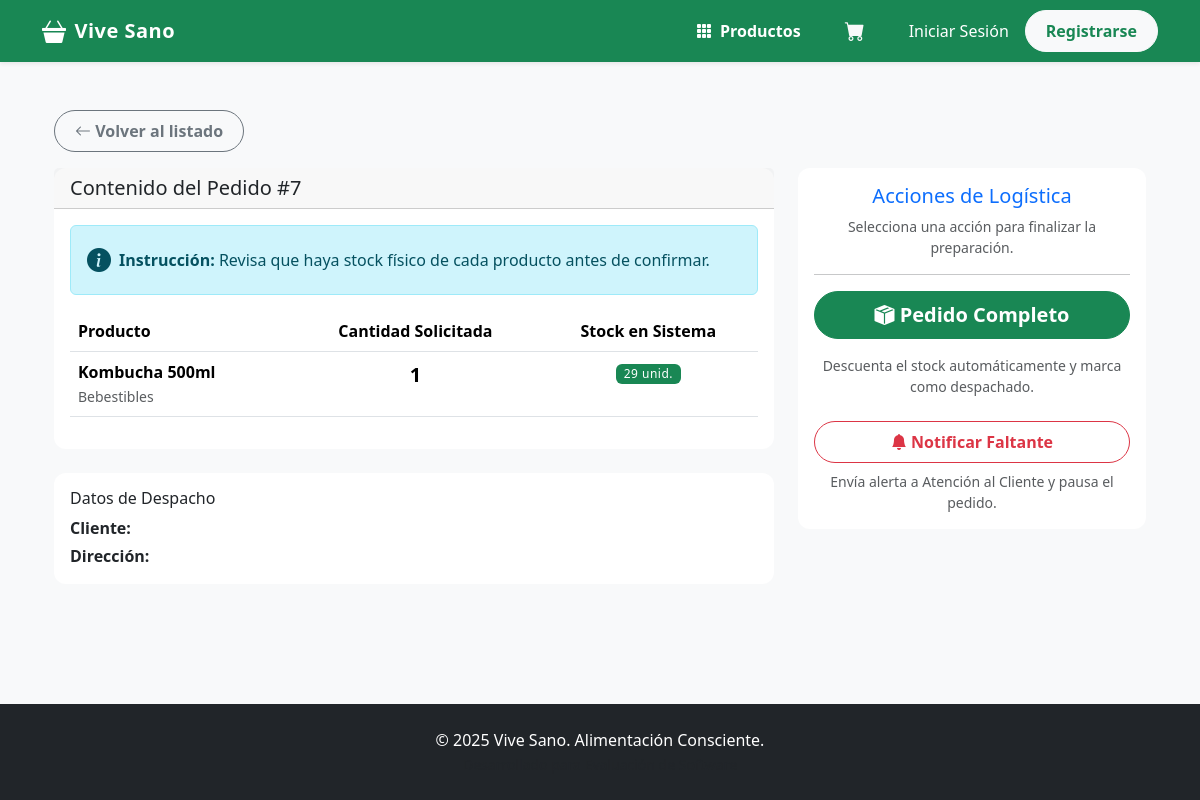
The page /gestion/logistica/preparar/7/ on the database its author committed.
### gestion/models.py (models this page shows, shortened)
class Pedido(models.Model):
    ESTADO_CHOICES = [
        ('Pendiente', 'Pendiente'),
        ('En Preparacion', 'En Preparación'),
        ('En Espera Faltante', 'En espera por faltante'), # [cite: 339]
        ('Despachado', 'Despachado'),
        ('Entregado', 'Entregado'),
        ('Cancelado', 'Cancelado'),
    ]
    cliente = models.ForeignKey(Cliente, on_delete=models.SET_NULL, null=True, blank=True)
    fecha = models.DateTimeField(auto_now_add=True)
    total = models.DecimalField(max_digits=10, decimal_places=2, default=0.00)
    estado = models.CharField(max_length=20, choices=ESTADO_CHOICES, default='Pendiente')

class DetallePedido(models.Model):
    pedido = models.ForeignKey(Pedido, related_name='detalles', on_delete=models.CASCADE)
    producto = models.ForeignKey(Producto, on_delete=models.PROTECT) # Evita borrar producto si está en un pedido
    cantidad = models.IntegerField(default=1)
    precio_unitario = models.DecimalField(max_digits=10, decimal_places=2)

class Producto(models.Model):
    nombre = models.CharField(max_length=100)
    descripcion = models.TextField(blank=True, null=True)
    precio = models.DecimalField(max_digits=10, decimal_places=2) # Usamos Decimal para dinero
    stock = models.IntegerField(default=0)
    categoria = models.CharField(max_length=50, blank=True)
    imagen = models.ImageField(upload_to='productos/', null=True, blank=True)

### gestion/views.py (the view)
# urls.py: path('logistica/preparar/<int:pedido_id>/', views.preparar_pedido, name='preparar_pedido'),
def preparar_pedido(request, pedido_id):
    pedido = get_object_or_404(Pedido, id=pedido_id)
    if pedido.estado == 'Pendiente':
        pedido.estado = 'En Preparacion'
        pedido.save()
    return render(request, 'gestion/preparar_pedido.html', {'pedido': pedido})

### gestion/templates/gestion/preparar_pedido.html (shortened to what this page needs)
{% extends 'base.html' %}
{% block content %}
<div class="container">
    <a href="{% url 'dashboard_logistica' %}" class="btn btn-outline-secondary mb-3">
        <i class="bi bi-arrow-left"></i> Volver al listado
    </a>
    <div class="row">
        <div class="col-md-8">
            <div class="card mb-4">
                <div class="card-header">
                    <h5 class="mb-0">Contenido del Pedido #{{ pedido.id }}</h5>
                </div>
                <div class="card-body">
                    <div class="alert alert-info d-flex align-items-center">
                        <i class="bi bi-info-circle-fill me-2 fs-4"></i>
                        <div>
                            <strong>Instrucción:</strong> Revisa que haya stock físico de cada producto antes de confirmar.
                        </div>
                    </div>
                    <table class="table">
                        <thead>
                            <tr>
                                <th>Producto</th>
                                <th class="text-center">Cantidad Solicitada</th>
                                <th class="text-center">Stock en Sistema</th>
                            </tr>
                        </thead>
                        <tbody>
                            {% for detalle in pedido.detalles.all %}
                            <tr>
                                <td>
                                    <strong>{{ detalle.producto.nombre }}</strong>
                                    <br>
                                    <small class="text-muted">{{ detalle.producto.categoria }}</small>
                                </td>
                                <td class="text-center fs-5 fw-bold">{{ detalle.cantidad }}</td>
                                <td class="text-center">
                                    {% if detalle.producto.stock >= detalle.cantidad %}
                                        <span class="badge bg-success">{{ detalle.producto.stock }} unid.</span>
                                    {% else %}
                                        <span class="badge bg-danger">{{ detalle.producto.stock }} unid. (Falta Stock)</span>
                                    {% endif %}
                                </td>
                            </tr>
                            {% endfor %}
                        </tbody>
                    </table>
                </div>
            </div>
            <div class="card">
                <div class="card-body">
                    <h6>Datos de Despacho</h6>
                    <p class="mb-1"><strong>Cliente:</strong> {{ pedido.cliente.nombre }} {{ pedido.cliente.apellido }}</p>
                    <p class="mb-0"><strong>Dirección:</strong> {{ pedido.cliente.direccion }}</p>
                </div>
            </div>
        </div>
        <div class="col-md-4">
            <div class="card border-primary mb-3">
                <div class="card-body text-center">
                    <h5 class="card-title text-primary">Acciones de Logística</h5>
                    <p class="card-text text-muted small">Selecciona una acción para finalizar la preparación.</p>
                    <hr>
                    <div class="d-grid gap-2">
                        <a href="{% url 'confirmar_pedido' pedido.id %}" class="btn btn-success btn-lg mb-2">
                            <i class="bi bi-box-seam-fill"></i> Pedido Completo
                        </a>
                        <small class="text-muted text-center mb-3">
                            Descuenta el stock automáticamente y marca como despachado.
                        </small>
                        <a href="{% url 'reportar_faltante' pedido.id %}" class="btn btn-outline-danger">
                            <i class="bi bi-bell-fill"></i> Notificar Faltante
                        </a>
                        <small class="text-muted text-center">
                            Envía alerta a Atención al Cliente y pausa el pedido.
                        </small>
                    </div>
                </div>
            </div>
        </div>
    </div>
</div>
{% endblock %}

### static/css/styles.css (style rules this page uses)
body { background-color: #f8f9fa; font-family: 'Segoe UI', Tahoma, Geneva, Verdana, sans-serif; }
.card { border: none; border-radius: 12px; transition: transform 0.2s ease, box-shadow 0.2s ease; }
.btn { border-radius: 50px; padding: 8px 20px; font-weight: 600; }
.badge { font-weight: 500; letter-spacing: 0.5px; }

### rows shown on the page
Pedido: id "7"
DetallePedido: producto.nombre "Kombucha 500ml", producto.categoria "Bebestibles", cantidad "1", producto.stock "29"
